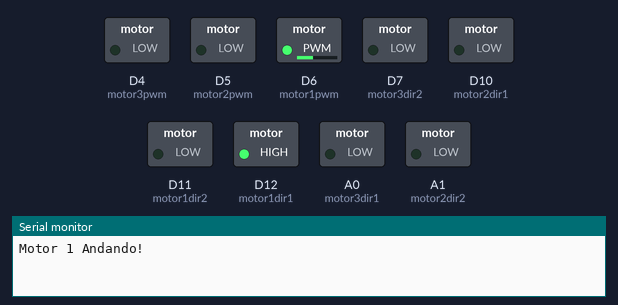
Recording of a program running on a simulated Arduino Nano ESP32. Shown: switched loads named in the program (green lamp = pin HIGH), the last lines printed to the serial monitor.

Above: at 0.1 s.
At 3.1 s:
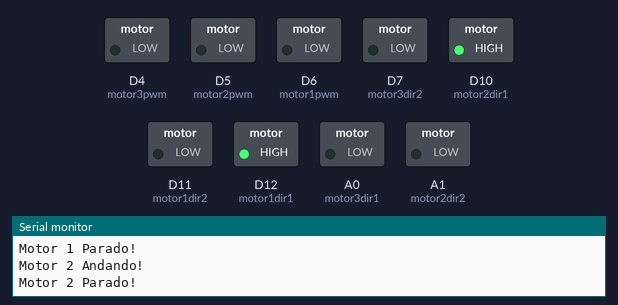
At 10.1 s:
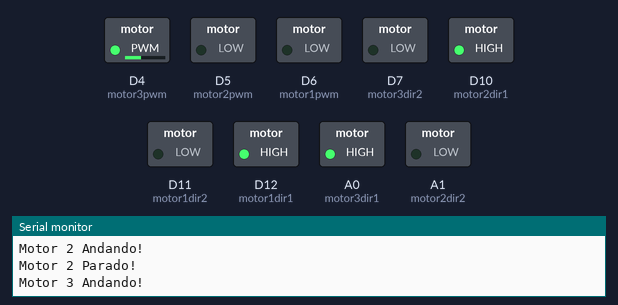
At 20.1 s:
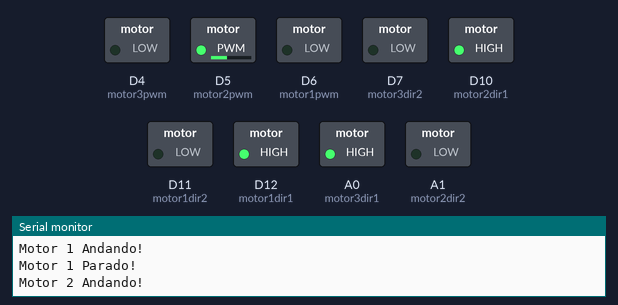
At 30.1 s:
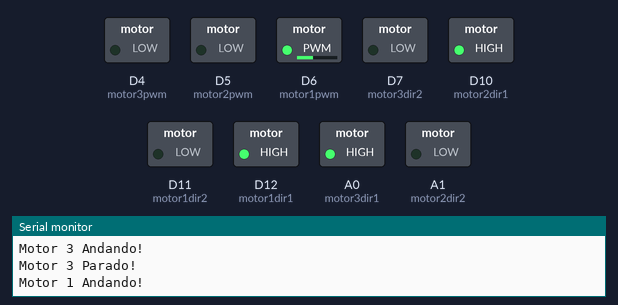
At 39.1 s:
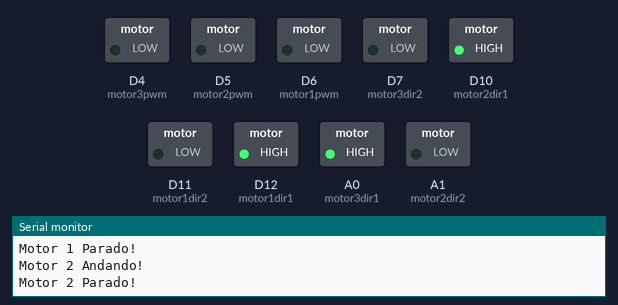
Timing chart, 0 to 40.0 s (numbered marks = the images above):
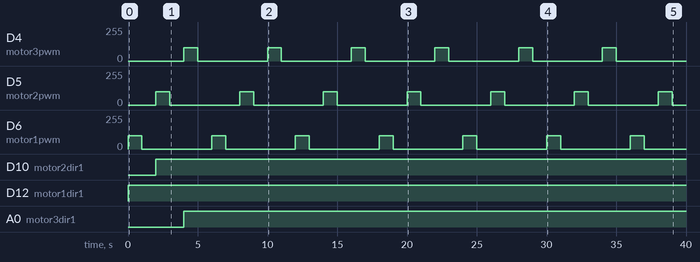

The program:

main.cpp
```cpp
// Blink onboard LED every 50 ms on Arduino Nano ESP32
#include <Arduino.h>

// Pines de Definicion del Motor 1
#define motor1dir1 12
#define motor1dir2 11
#define motor1pwm 6
// Function to control Motor 1
void motor1(int power, int direction) {
  digitalWrite(motor1dir1, direction == 0 ? HIGH : LOW);
  digitalWrite(motor1dir2, direction == 0 ? LOW : HIGH);
  analogWrite(motor1pwm, power);
}

// Pines de Definicion del Motor 2
#define motor2dir1 10
#define motor2dir2 18
#define motor2pwm 5

// Function to control Motor 2
void motor2(int power, int direction) {
  digitalWrite(motor2dir1, direction == 0 ? HIGH : LOW);
  digitalWrite(motor2dir2, direction == 0 ? LOW : HIGH);
  analogWrite(motor2pwm, power);
}

// Pines de Definicion del Motor 3
#define motor3dir1 17
#define motor3dir2 7
#define motor3pwm 4

// Function to control Motor 3
void motor3(int power, int direction) {
  digitalWrite(motor3dir1, direction == 0 ? HIGH : LOW);
  digitalWrite(motor3dir2, direction == 0 ? LOW : HIGH);
  analogWrite(motor3pwm, power);
}

# define direction 1
# define power 50

void setup(void)
{

  //InitializeZircon();
  pinMode(motor1dir1, OUTPUT);
  pinMode(motor1dir2, OUTPUT);
  pinMode(motor1pwm, OUTPUT);
  pinMode(motor2dir1, OUTPUT);
  pinMode(motor2dir2, OUTPUT);
  pinMode(motor2pwm, OUTPUT);
  pinMode(motor3dir1, OUTPUT);
  pinMode(motor3dir2, OUTPUT);
  pinMode(motor3pwm, OUTPUT);
  Serial.begin(115200);

}


void loop(void)
{
  Serial.println("Motor 1 Andando!");
  motor1(100, 0); // Power 100, Direction 0
  delay(1000);
  Serial.println("Motor 1 Parado!");
  motor1(0, 0); // Power 0, Direction 0
  delay(1000);

  Serial.println("Motor 2 Andando!");
  motor2(100, 0); // Power 100, Direction 0
  delay(1000);
  Serial.println("Motor 2 Parado!");
  motor2(0, 0); // Power 0, Direction 0
  delay(1000);

  Serial.println("Motor 3 Andando!");
  motor3(100, 0); // Power 100, Direction 0
  delay(1000);
  Serial.println("Motor 3 Parado!");
  motor3(0, 0); // Power 0, Direction 0
  delay(1000);
}
```

Measured:
- by itself, D4 (motor3pwm), D5 (motor2pwm), D6 (motor1pwm): alternates 100/255 for 1.0 s and 0/255 for 5.0 s
- by itself, D10 (motor2dir1): LOW → HIGH at 2.0 s
- by itself, D12 (motor1dir1): LOW → HIGH at 0.00 s
- by itself, A0 (motor3dir1): LOW → HIGH at 4.0 s
